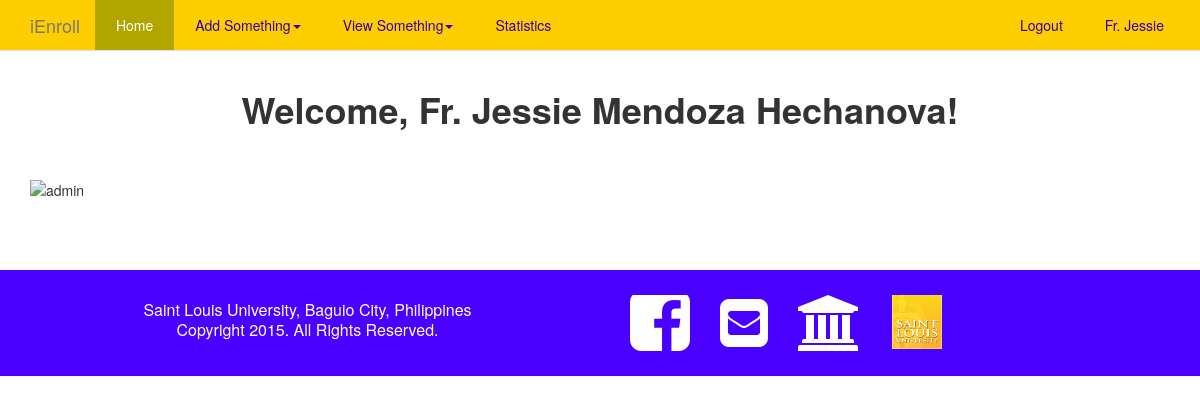
/welcome.php (signed in), run on the app's committed database.
### tables this page shows
CREATE TABLE IF NOT EXISTS `users` (
  `username` VARCHAR(25) NOT NULL,
  `password` VARCHAR(25) NOT NULL,
  `first_name` VARCHAR(45) NOT NULL,
  `last_name` VARCHAR(45) NOT NULL,
  `middle_name` VARCHAR(45) NOT NULL,
  `department` VARCHAR(45) NOT NULL,
  `email` VARCHAR(45) NULL,
  PRIMARY KEY (`username`),
  UNIQUE INDEX `user_id_UNIQUE` (`username` ASC));

### welcome.php (the view)
<?php
	include "fragments/header.php";
	include "fragments/nav.php";
	include "fragments/connection.php";
	$username_session = $_SESSION["username"];
	$stmt = $pdo->prepare("SELECT first_name, last_name, middle_name FROM users WHERE username = :username");
	$stmt->execute(array(":username" => "$username_session"));
	$row = $stmt->fetch();
?>
	<div class="container" id="other">
		<h1><?php echo "Welcome, ".$row["first_name"]." ".$row["middle_name"]." ".$row["last_name"]."!"; ?></h1>
        <img id="user-photo" alt="<?php echo $username_session; ?>" src="images/admin/<?php echo $username_session; ?>.jpg">
	</div>
<?php include "fragments/footer.php"; ?>

### fragments/nav.php (shortened to what this page needs)
<?php
	include "connection.php";
	$username_session = $_SESSION['username'];
	$stmt = $pdo->prepare("SELECT first_name FROM users WHERE username = :username");
	$stmt->execute(array(':username' => "$username_session"));
	$row = $stmt->fetch();
?>
<header>
	<nav class="navbar navbar-default navbar-fixed-top">
		<div class="container">
			<div class="navbar-header">
				<a class="navbar-brand" href="welcome.php">iEnroll</a>
			</div>
			<div id="navbar" class="navbar-collapse collapse">
				<ul class="nav navbar-nav">
					<li class="active"><a href="welcome.php">Home</a></li>
					<li class="dropdown">
						<a href="#" class="dropdown-toggle" data-toggle="dropdown" role="button" aria-expanded="false">Add Something<span class="caret"></span></a>
					</li>
					<li class="dropdown">
						<a href="#" class="dropdown-toggle" data-toggle="dropdown" role="button" aria-expanded="false">View Something<span class="caret"></span></a>
					</li>
					<li><a href="statistics.php">Statistics</a></li>
				</ul>
         			<ul class="nav navbar-nav navbar-right">
         				<li><a href="fragments/logout.php">Logout</a></li>
					<li><a href="welcome.php"> <?php echo $row['first_name']; ?> </a></li>
				</ul>
			</div>
		</div>
    </nav>
</header>

### css/style.css (style rules this page uses)
h1, h2 { font-weight: 700; text-align: center; }
.navbar-default, .navbar-collapse, .dropdown-menu { background-color: #ffce00; color: #3400b2; }
.navbar-default .navbar-nav > li > a { padding: 15px 21px; }
.navbar-default .navbar-nav > .active > a, .navbar-default .navbar-nav > .active > a:focus, .navbar-default .navbar-nav > .active > a:hover, .navbar-default .navbar-nav > li > a:focus, .navbar-default .navbar-nav > li > a:hover, .dropdown-menu > li > a:focus, .dropdown-menu > li > a:hover, .navbar-default .navbar-nav > .open > a:focus, .navbar-default .navbar-nav > .open > a:hover { color: #ffffff; background-color: #b2a500; }
.navbar-default .navbar-nav > li > a, .dropdown-menu > li > a { color: #3400b2; }
#other { margin-top: 60px; margin-bottom: 70px; }
#other > div > h2, #other > h1 { padding: 10px 0 40px; }
#user-photo, img[alt="success"] { display: block; margin-right: auto; margin-left: auto; }

### data on the page
users: first_name "Fr. Jessie", middle_name "Mendoza", last_name "Hechanova"
